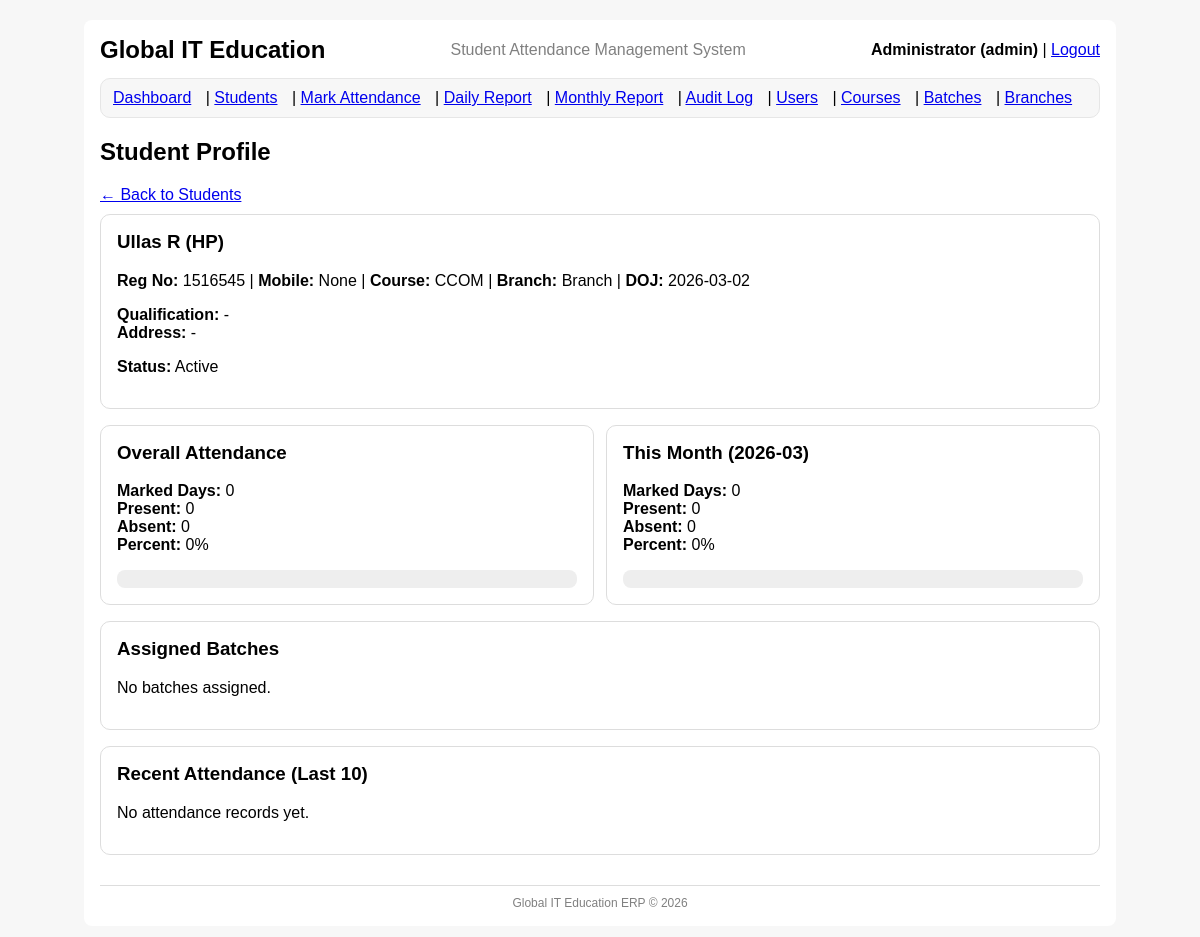
Screenshot of /students/60 (signed in) with the database file from the repository.
### tables this page shows
CREATE TABLE students (
  id INTEGER PRIMARY KEY AUTOINCREMENT,
  full_name TEXT NOT NULL,
  mobile_number TEXT,
  registration_number TEXT NOT NULL UNIQUE,
  course_id INTEGER,
  branch_id INTEGER,
  address TEXT,
  qualification TEXT,
  date_of_joining TEXT NOT NULL,
  is_active INTEGER NOT NULL DEFAULT 1,
  FOREIGN KEY(course_id) REFERENCES courses(id),
  FOREIGN KEY(branch_id) REFERENCES branches(id)
);

CREATE TABLE courses (
            id INTEGER PRIMARY KEY AUTOINCREMENT,
            course_name TEXT NOT NULL UNIQUE,
            duration TEXT,
            fee REAL,
            is_active INTEGER NOT NULL DEFAULT 1
        );

CREATE TABLE branches (
            id INTEGER PRIMARY KEY AUTOINCREMENT,
            branch_name TEXT NOT NULL UNIQUE,
            location TEXT,
            contact_number TEXT,
            is_active INTEGER NOT NULL DEFAULT 1
        );

### app.py (the view)
@app.route("/students/<int:student_id>")
@login_required
def student_profile(student_id):
    conn = get_conn()
    cur = conn.cursor()
    cur.execute(
        """
        SELECT s.*
             , c.course_name
             , b.branch_name
        FROM students s
        LEFT JOIN courses c ON c.id = s.course_id
        LEFT JOIN branches b ON b.id = s.branch_id
        WHERE s.id=?
        """,
        (student_id,),
    )
    student = cur.fetchone()
    if not student:
        conn.close()
        flash("Student not found.", "danger")
        return redirect(url_for("students"))
    cur.execute(
        """
        SELECT b.id, b.batch_name, c.course_name, b.timing
        FROM student_batches sb
        JOIN batches b ON b.id = sb.batch_id
        JOIN courses c ON c.id = b.course_id
        WHERE sb.student_id=?
        ORDER BY c.course_name, b.batch_name
        """,
        (student_id,),
    )
    batches_rows = cur.fetchall()
    cur.execute(
        """
        SELECT
          SUM(CASE WHEN status='P' THEN 1 ELSE 0 END) AS present,
          SUM(CASE WHEN status='A' THEN 1 ELSE 0 END) AS absent,
          COUNT(*) AS marked
        FROM attendance
        WHERE student_id=?
        """,
        (student_id,),
    )
    overall = cur.fetchone()
    overall_present = overall["present"] or 0
    overall_absent = overall["absent"] or 0
    overall_marked = overall["marked"] or 0
    overall_percent = round((overall_present / overall_marked) * 100, 1) if overall_marked > 0 else 0
    month = str(date.today())[:7]  # YYYY-MM
    cur.execute(
        """
        SELECT
          SUM(CASE WHEN status='P' THEN 1 ELSE 0 END) AS present,
          SUM(CASE WHEN status='A' THEN 1 ELSE 0 END) AS absent,
          COUNT(*) AS marked
        FROM attendance
        WHERE student_id=? AND substr(att_date,1,7)=?
        """,
        (student_id, month),
    )
    m = cur.fetchone()
    month_present = m["present"] or 0
    month_absent = m["absent"] or 0
    month_marked = m["marked"] or 0
    month_percent = round((month_present / month_marked) * 100, 1) if month_marked > 0 else 0
    cur.execute(
        """
        SELECT att_date, status
        FROM attendance
        WHERE student_id=?
        ORDER BY att_date DESC
        LIMIT 10
        """,
        (student_id,),
    )
    recent = cur.fetchall()
    conn.close()
    return render_template(
        "student_profile.html",
        student=student,
        batches=batches_rows,
        overall_present=overall_present,
        overall_absent=overall_absent,
        overall_marked=overall_marked,
        overall_percent=overall_percent,
        month=month,
        month_present=month_present,
        month_absent=month_absent,
        month_marked=month_marked,
        month_percent=month_percent,
        recent=recent,
    )

### auth.py (called while the page is built)
def login_required(view_func):
    @wraps(view_func)
    def wrapper(*args, **kwargs):
        if "user_id" not in session:
            flash("Please login first.", "danger")
            return redirect(url_for("login"))
        return view_func(*args, **kwargs)
    return wrapper

### db.py (called while the page is built)
def get_conn():
    conn = sqlite3.connect(DB_PATH)
    conn.row_factory = sqlite3.Row
    conn.execute("PRAGMA foreign_keys = ON;")
    return conn

### templates/student_profile.html (shortened to what this page needs)
{% extends "base.html" %}
{% block content %}
<h2>Student Profile</h2>
<div style="margin:10px 0;">
  <a href="{{ url_for('students') }}">← Back to Students</a>
</div>
<div style="padding:16px; border:1px solid #ddd; border-radius:10px; background:#fff; margin-bottom:16px;">
  <h3 style="margin-top:0;">{{ student.full_name }}</h3>
  <p>
    <b>Reg No:</b> {{ student.registration_number }} |
    <b>Mobile:</b> {{ student.mobile_number }} |
    <b>Course:</b> {{ student.course_name or "-" }} |
    <b>Branch:</b> {{ student.branch_name or "-" }} |
    <b>DOJ:</b> {{ student.date_of_joining }}
  </p>
  <p>
    <b>Qualification:</b> {{ student.qualification or "-" }} <br>
    <b>Address:</b> {{ student.address or "-" }}
  </p>
  <p>
    <b>Status:</b>
    {% if student.is_active == 1 %}
      Active
    {% else %}
      Inactive
    {% endif %}
  </p>
</div>
<div style="display:flex; flex-wrap:wrap; gap:12px; margin-bottom:16px;">
  <div style="flex:1; min-width:260px; padding:16px; border:1px solid #ddd; border-radius:10px; background:#fff;">
    <h3 style="margin-top:0;">Overall Attendance</h3>
    <p>
      <b>Marked Days:</b> {{ overall_marked }} <br>
      <b>Present:</b> {{ overall_present }} <br>
      <b>Absent:</b> {{ overall_absent }} <br>
      <b>Percent:</b> {{ overall_percent }}%
    </p>
    <div style="width:100%; background:#eee; border-radius:8px; height:18px; overflow:hidden;">
    </div>
  </div>
  <div style="flex:1; min-width:260px; padding:16px; border:1px solid #ddd; border-radius:10px; background:#fff;">
    <h3 style="margin-top:0;">This Month ({{ month }})</h3>
    <p>
      <b>Marked Days:</b> {{ month_marked }} <br>
      <b>Present:</b> {{ month_present }} <br>
      <b>Absent:</b> {{ month_absent }} <br>
      <b>Percent:</b> {{ month_percent }}%
    </p>
    <div style="width:100%; background:#eee; border-radius:8px; height:18px; overflow:hidden;">
    </div>
  </div>
</div>
<div style="padding:16px; border:1px solid #ddd; border-radius:10px; background:#fff; margin-bottom:16px;">
  <h3 style="margin-top:0;">Assigned Batches</h3>
  {% if batches and batches|length > 0 %}
    <table style="width:100%; border-collapse:collapse;">
      <tr>
        <th style="text-align:left; border-bottom:1px solid #eee; padding:10px;">Course</th>
        <th style="text-align:left; border-bottom:1px solid #eee; padding:10px;">Batch</th>
        <th style="text-align:left; border-bottom:1px solid #eee; padding:10px;">Timing</th>
      </tr>
      {% for b in batches %}
      <tr>
        <td style="padding:10px; border-bottom:1px solid #f3f3f3;">{{ b.course_name }}</td>
        <td style="padding:10px; border-bottom:1px solid #f3f3f3;">{{ b.batch_name }}</td>
        <td style="padding:10px; border-bottom:1px solid #f3f3f3;">{{ b.timing or "-" }}</td>
      </tr>
      {% endfor %}
    </table>
  {% else %}
    <p>No batches assigned.</p>
  {% endif %}
</div>
<div style="padding:16px; border:1px solid #ddd; border-radius:10px; background:#fff;">
  <h3 style="margin-top:0;">Recent Attendance (Last 10)</h3>
  {% if recent and recent|length > 0 %}
    <table style="width:100%; border-collapse:collapse;">
      <tr>
        <th style="text-align:left; border-bottom:1px solid #eee; padding:10px;">Date</th>
        <th style="text-align:left; border-bottom:1px solid #eee; padding:10px;">Status</th>
      </tr>
      {% for r in recent %}
      <tr>
        <td style="padding:10px; border-bottom:1px solid #f3f3f3;">{{ r.att_date }}</td>
        <td style="padding:10px; border-bottom:1px solid #f3f3f3;">
          {% if r.status == 'P' %}Present{% else %}Absent{% endif %}
        </td>
      </tr>
      {% endfor %}
    </table>
  {% else %}
    <p>No attendance records yet.</p>
  {% endif %}
</div>
{% endblock %}

### static/style.css (style rules this page uses)
body { font-family: Arial, sans-serif; background:#f7f7f7; }

### rows the page displays
students: full_name "Ullas R (HP)", registration_number "1516545", date_of_joining "2026-03-02"
courses: course_name "CCOM"
branches: branch_name "Branch"

### other values shown
{{ session.get("full_name") }} "Administrator"
{{ session.get("username", "") }} "admin"
{{ student.mobile_number }} "None"
{{ student.qualification or "-" }} "-"
{{ student.address or "-" }} "-"
{{ overall_marked }} "0"
{{ overall_present }} "0"
{{ overall_absent }} "0"
{{ overall_percent }} "0"
{{ month_marked }} "0"
{{ month_present }} "0"
{{ month_absent }} "0"
{{ month_percent }} "0"
